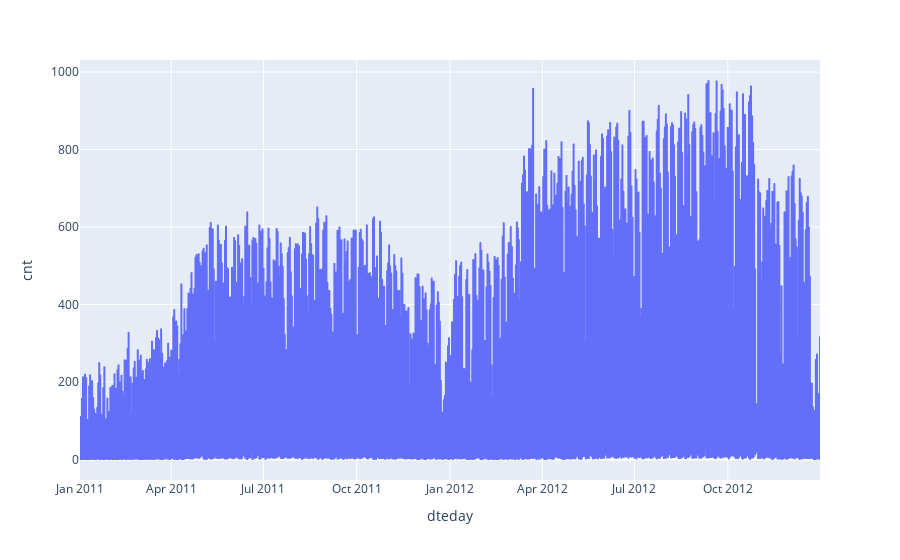

The notebook cell this image was saved under:
### Code cell
px.line(data_frame=data, x="dteday", y="cnt", hover_data=["weekday"])

### Figure 1 — Plotly figure (JSON) as saved in the notebook; plotly's stock layout.template omitted (floating-point values rounded to 4 significant figures; data arrays with more than 128 entries replaced by an {"elided": "..."} marker saying what was removed)
{"data": [{"customdata": {"elided": "17379x1 int values"}, "hovertemplate": "dteday=%{x}<br>cnt=%{y}<br>weekday=%{customdata[0]}<extra></extra>", "legendgroup": "", "line": {"color": "#636efa", "dash": "solid"}, "marker": {"symbol": "circle"}, "mode": "lines", "name": "", "showlegend": false, "type": "scattergl", "x": {"elided": "17379 str values"}, "xaxis": "x", "y": {"elided": "17379 int values"}, "yaxis": "y"}], "layout": {"legend": {"tracegroupgap": 0}, "margin": {"t": 60}, "xaxis": {"anchor": "y", "domain": [0, 1], "title": {"text": "dteday"}}, "yaxis": {"anchor": "x", "domain": [0, 1], "title": {"text": "cnt"}}}}
